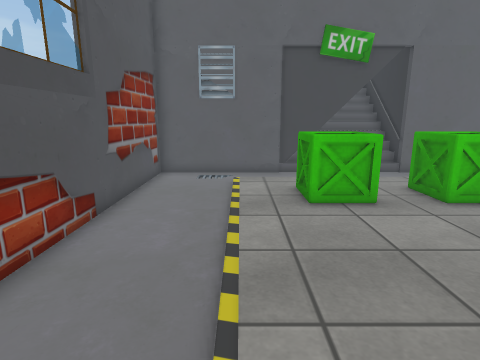
[1] (above)

12 first-person views from a walk through a Unity game level. The camera is 1.3 m above the floor, tilts 12° down and sees 80° across. The floor is counted in squares, 0.5 m on a side. Each view is taken from the middle of a square. On the plan, view 1 faces up. The plan holds only what a view shows up to about 19 squares ahead; the rest is blank. The place goes on beyond the plan. Some surface patterns are stand-ins.

[2]
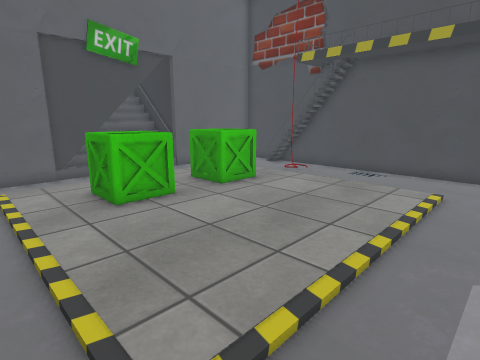

[3]
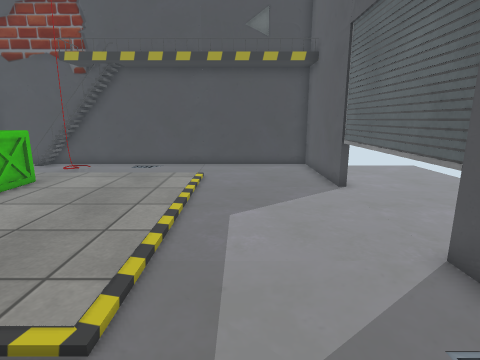

[4]
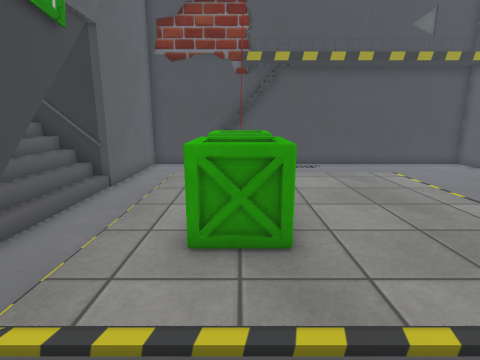

[5]
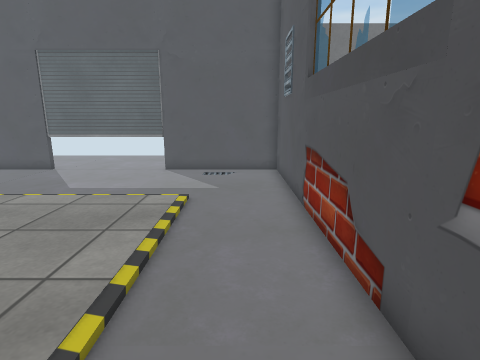

[6]
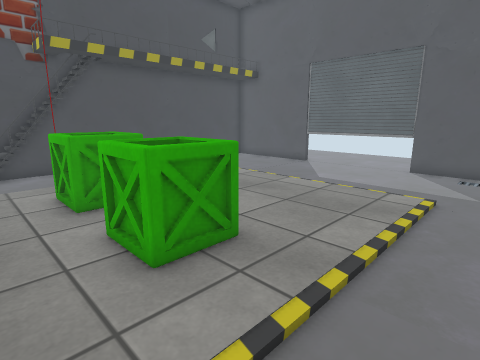

[7]
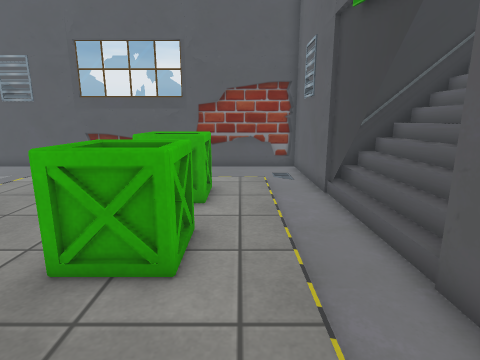

[8]
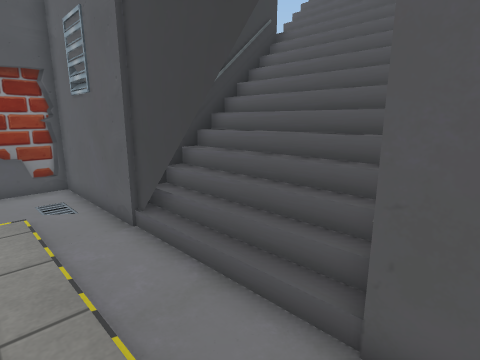

[9]
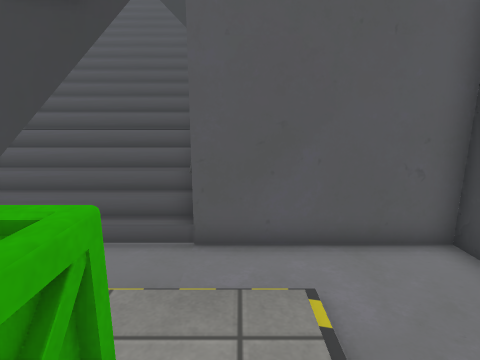

[10]
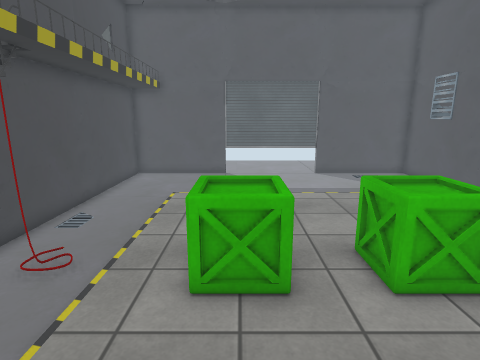

[11]
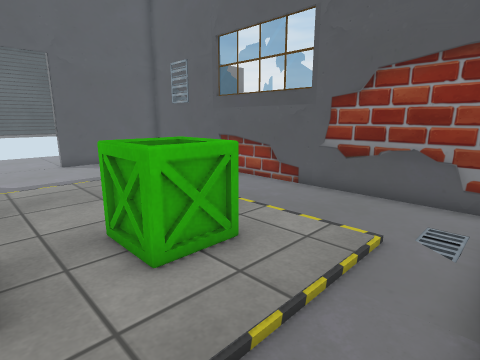

[12]
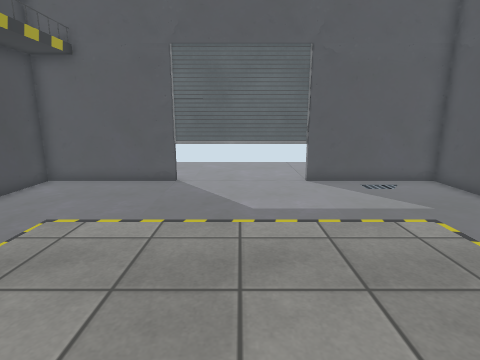

### Floor plan
Key: @ floor where view 1 was taken; # wall or solid block; . main floor; : floor 0.5 m higher than the main floor; - floor 0.5 m lower than the main floor; / step, stairs or slope; O other object.
Columns run from 4 left of view 1 to 14 right of it. Each row starts with its distance up from view 1.
 23         ///
 22       /////
 21       //////
 20       #/  ###
 19       #/////#
 18       #/////#
 17       #/////#
 16       #/////#
 15       #::://#
 14 ##########//#######
 13 #..-..............#
 12 #.................#
 11 #................O#
 10 #.....OOO.OOO....O#
  9 #.....OOO.OOO....##
  8 #.....OOO.OOO.... #
  7 #.................#
  6 #.................#
  5 #................-#
  4 #.................#
  3 #.................#
  2 #.................#
  1 #.................#
  0 #...@.............#
 -1 #.................#
 -2 #.................#
 -3 #..-..............#
 -4 ###################

Positions as (right, up) in squares from view 1, and headings:
1: (0, 0), facing up
2: (-1, 0), facing up-right
3: (-3, 0), facing right
4: (-3, 9), facing right
5: (-2, 11), facing down
6: (-2, 12), facing down-right
7: (12, 11), facing left
8: (9, 11), facing up-left
9: (9, 8), facing up
10: (7, 15), facing down
11: (6, 14), facing down-left
12: (5, 9), facing down
